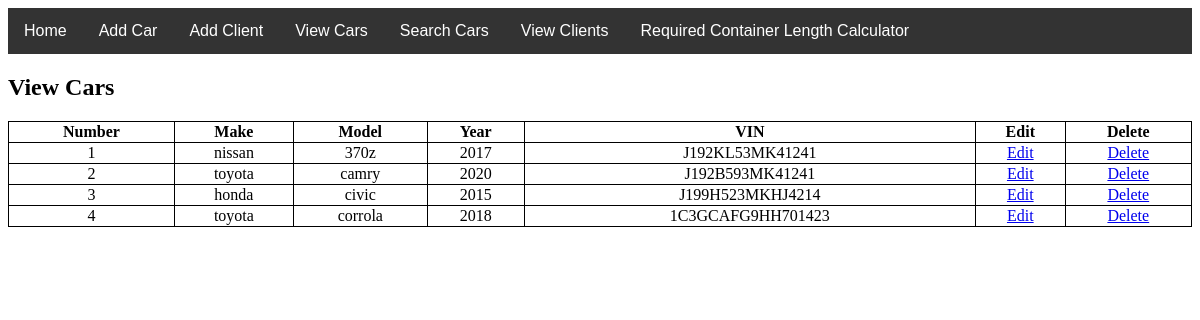
/Project/WarehouseManager/view_cars.php (signed in), run on the app's committed database.
### tables this page shows
CREATE TABLE `cars` (
  `id` int(32) NOT NULL,
  `vin` varchar(32) NOT NULL,
  `make` varchar(32) NOT NULL,
  `model` varchar(32) NOT NULL,
  `year` int(5) NOT NULL,
  `color` varchar(32) NOT NULL
);

### Project/WarehouseManager/view_cars.php (the view, shortened to what this page needs)
<?php
require('db.php');
?>
<!DOCTYPE html>
<html>
	<head>
		<link rel="stylesheet" href="style.css">
	</head>
	<body>
		<div class="form">
		<h2>View Cars</h2>
		<table width="100%" border="1" style="border-collapse:collapse;">
		<thead>
		<tr><th><strong>Number</strong></th><th><strong>Make</strong></th><th><strong>Model</strong></th><th><strong>Year</strong></th><th><strong>VIN</strong></th><th><strong>Edit</strong></th><th><strong>Delete</strong></th></tr>
		</thead>
		<tbody>
			<?php
			$count=1;
			$sel_query="Select * from cars ORDER BY id desc;";
			$result = mysqli_query($con,$sel_query);
			while($row = mysqli_fetch_assoc($result)) { ?>
			<tr><td align="center"><?php echo $count; ?></td><td align="center"><?php echo $row["make"]; ?></td><td align="center"><?php echo $row["model"]; ?></td><td align="center"><?php echo $row["year"]; ?></td><td align="center"><?php echo $row["vin"]; ?></td><td align="center"><a href="./edit_cars.php?id=<?php echo $row["id"]; ?>">Edit</a></td><td align="center"><a href="./delete_cars.php?id=<?php echo $row["id"]; ?>">Delete</a></td></tr>
			<?php $count++; } ?>
		</tbody>
		</table>
		</div>
	</body>
</html>

### Project/WarehouseManager/style.css (style rules this page uses)
table, th, td { border: 1px solid black; border-collapse: collapse; }

### data on the page
cars: make "nissan", model "370z", year "2017", vin "J192KL53MK41241"
cars: make "toyota", model "camry", year "2020", vin "J192B593MK41241"
cars: make "honda", model "civic", year "2015", vin "J199H523MKHJ4214"
cars: make "toyota", model "corrola", year "2018", vin "1C3GCAFG9HH701423"
